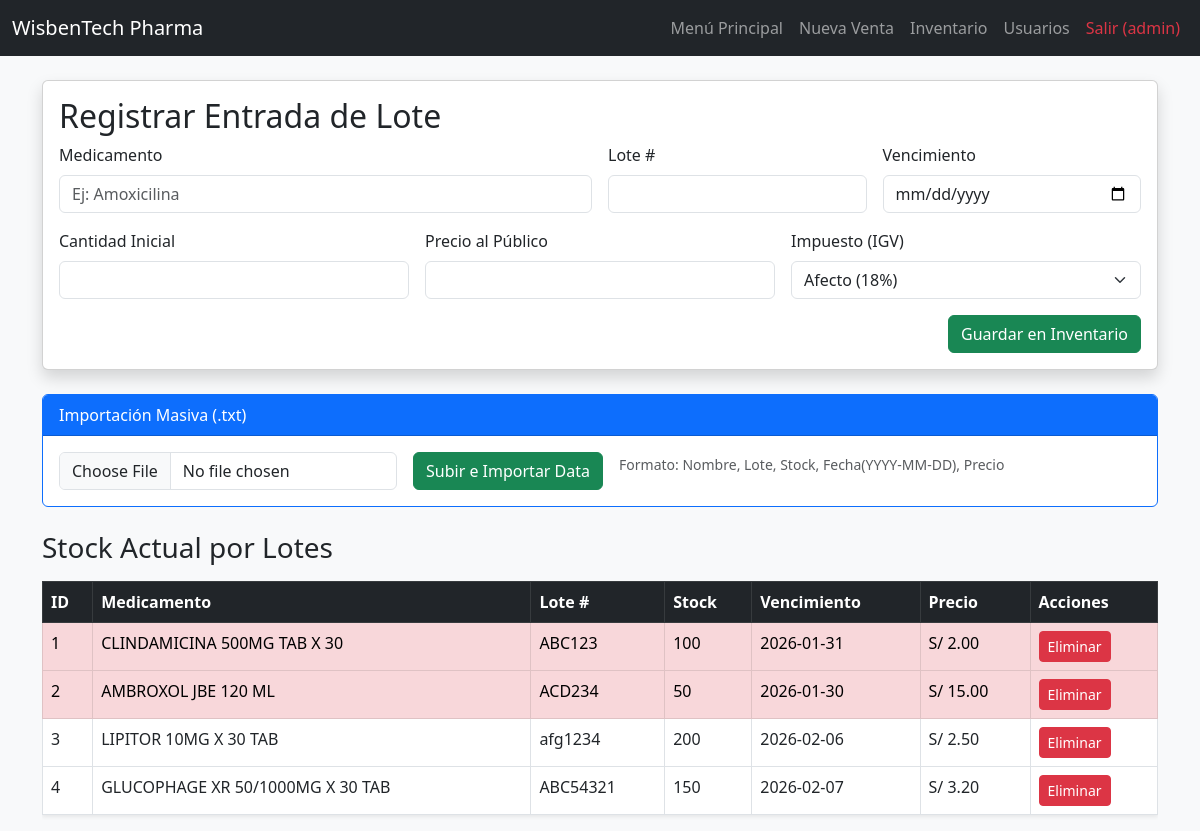
The page /gestion_inventario (signed in) on the database as committed earlier.
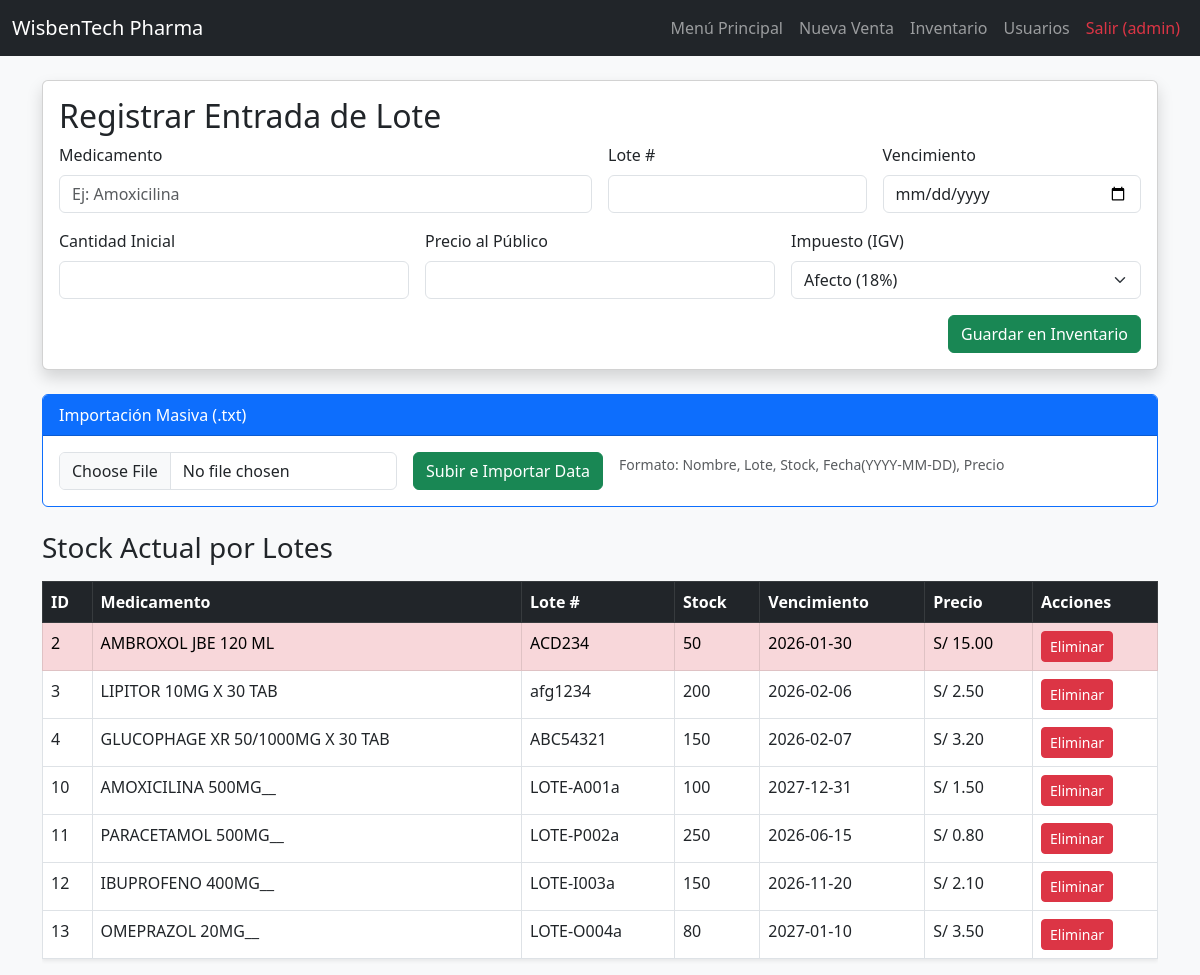
The same page on the database as committed later.
### tables this page shows
CREATE TABLE lotes (
            id INTEGER PRIMARY KEY AUTOINCREMENT,
            producto_id INTEGER,
            codigo_lote TEXT NOT NULL,
            stock INTEGER NOT NULL,
            fecha_vence DATE NOT NULL,
            precio REAL,
            FOREIGN KEY (producto_id) REFERENCES productos (id)
        );

CREATE TABLE productos (
            id INTEGER PRIMARY KEY AUTOINCREMENT,
            nombre TEXT NOT NULL UNIQUE
        , afecto_igv INTEGER DEFAULT 1);

### app.py (the view)
@app.route('/gestion_inventario')
@login_requerido
def gestion_inventario():
    if session.get('rol') != 'admin':
        return "Acceso denegado"
    conexion = conectar_db()
    cursor = conexion.cursor()
    query = '''
        SELECT l.id, p.nombre, l.codigo_lote, l.stock, l.fecha_vence, l.precio
        FROM lotes l
        JOIN productos p ON l.producto_id = p.id
    '''
    cursor.execute(query)
    lista_lotes = cursor.fetchall()
    conexion.close()
    hoy = date.today().strftime('%Y-%m-%d')
    return render_template('inventario_tabla.html', medicamentos=lista_lotes, fecha_actual=hoy)

### app.py (called while the page is built)
def conectar_db():
    conexion = sqlite3.connect('farmacia.db')
    return conexion

def login_requerido(f):
    @wraps(f)
    def decorated_function(*args, **kwargs):
        if 'usuario_id' not in session:
            return redirect('/login')
        return f(*args, **kwargs)
    return decorated_function

### templates/inventario_tabla.html (shortened to what this page needs)
{% extends "base.html" %}
    {% block content %}
        <section class="card shadow mb-4">
            <div class="card-body">
                <h2 class="card-title">Registrar Entrada de Lote</h2>
                <form action="/agregar" method="POST" class="row g-3">
                    <div class="col-md-6">
                        <label class="form-label">Medicamento</label>
                        <input type="text" name="nombre" class="form-control" placeholder="Ej: Amoxicilina" required>
                    </div>
                    <div class="col-md-3">
                        <label class="form-label">Lote #</label>
                        <input type="text" name="lote" class="form-control" required>
                    </div>
                    <div class="col-md-3">
                        <label class="form-label">Vencimiento</label>
                        <input type="date" name="vencimiento" class="form-control" required>
                    </div>
                    <div class="col-md-4">
                        <label class="form-label">Cantidad Inicial</label>
                        <input type="number" name="cantidad" class="form-control" required>
                    </div>
                    <div class="col-md-4">
                        <label class="form-label">Precio al Público</label>
                        <input type="number" step="0.01" name="precio" class="form-control" required>
                    </div>
                    <div class="col-md-4">
                        <label class="form-label">Impuesto (IGV)</label>
                        <select name="afecto_igv" class="form-select">
                            <option value="1" selected>Afecto (18%)</option>
                        </select>
                    </div>
                    <div class="col-12 text-end">
                        <button type="submit" class="btn btn-success">Guardar en Inventario</button>
                    </div>
                </form>
            </div>
        </section>
        <section>
            <div class="card mb-4 border-primary">
                <div class="card-header bg-primary text-white">Importación Masiva (.txt)</div>
                <div class="card-body">
                    <form action="/importar_stock" method="POST" enctype="multipart/form-data" class="row g-3">
                        <div class="col-auto">
                            <input type="file" name="archivo_txt" class="form-control" accept=".txt" required>
                        </div>
                        <div class="col-auto">
                            <button type="submit" class="btn btn-success">Subir e Importar Data</button>
                        </div>
                        <div class="col-auto">
                            <small class="text-muted">Formato: Nombre, Lote, Stock, Fecha(YYYY-MM-DD), Precio</small>
                        </div>
                    </form>
                </div>
            </div>
        </section>
        <section>
            <h3 class="mb-3">Stock Actual por Lotes</h3>
            <div class="table-responsive">
                <table class="table table-hover table-bordered bg-white shadow-sm">
                    <thead class="table-dark">
                        <tr>
                            <th>ID</th>
                            <th>Medicamento</th>
                            <th>Lote #</th>
                            <th>Stock</th>
                            <th>Vencimiento</th>
                            <th>Precio</th>
                            <th>Acciones</th>
                        </tr>
                    </thead>
                    <tbody>
                        {% for med in medicamentos %}
                        <tr class="{% if fecha_actual and med[4] < fecha_actual %}table-danger{% endif %}">
                            <td>{{ med[0] }}</td>
                            <td>{{ med[1] }}</td>
                            <td>{{ med[2] }}</td>
                            <td>{{ med[3] }}</td>
                            <td>{{ med[4] }}</td>
                            <td>S/ {{ "%.2f"|format(med[5]) }}</td>
                            <td>
                                <a href="/eliminar/{{ med[0] }}" class="btn btn-danger btn-sm">Eliminar</a>
                            </td>
                        </tr>
                        {% endfor %}
                    </tbody>
                </table>
            </div>
        </section>
        {% endblock %}

### templates/base.html (shortened to what this page needs)
<!DOCTYPE html>
<html lang="es">
<head>
    <link href="https://cdn.jsdelivr.net/npm/bootstrap@5.3.0/dist/css/bootstrap.min.css" rel="stylesheet">
    <link rel="stylesheet" href="https://cdn.jsdelivr.net/npm/bootstrap-icons@1.11.1/font/bootstrap-icons.css">
    <link href="https://cdn.jsdelivr.net/npm/tom-select@2.2.2/dist/css/tom-select.css" rel="stylesheet">
</head>
<body class="bg-light">
    <nav class="navbar navbar-expand-lg navbar-dark bg-dark mb-4">
        <div class="container-fluid">
            <a class="navbar-brand" href="/">WisbenTech Pharma</a>
            <div class="navbar-nav">
                <a class="nav-link" href="/">Menú Principal</a>
                <a class="nav-link" href="/ventas">Nueva Venta</a>
                {% if session['rol'] == 'admin' %}
                    <a class="nav-link" href="/gestion_inventario">Inventario</a>
                    <a class="nav-link" href="/crear_usuario">Usuarios</a>
                {% endif %}
                <a class="nav-link text-danger" href="/logout">Salir ({{ session['username'] }})</a>
            </div>
        </div>
    </nav>
    <main class="container">
        {% block content %}{% endblock %}
    </main>
</body>
</html>

Rows that differ between the two databases and show on the page:
removed lotes: id "1", nombre "CLINDAMICINA 500MG TAB X 30", codigo_lote "ABC123", stock "100", fecha_vence "2026-01-31", precio "2.00"
added lotes: id "10", nombre "AMOXICILINA 500MG__", codigo_lote "LOTE-A001a", stock "100", fecha_vence "2027-12-31", precio "1.50"
added lotes: id "11", nombre "PARACETAMOL 500MG__", codigo_lote "LOTE-P002a", stock "250", fecha_vence "2026-06-15", precio "0.80"
added lotes: id "12", nombre "IBUPROFENO 400MG__", codigo_lote "LOTE-I003a", stock "150", fecha_vence "2026-11-20", precio "2.10"
added lotes: id "13", nombre "OMEPRAZOL 20MG__", codigo_lote "LOTE-O004a", stock "80", fecha_vence "2027-01-10", precio "3.50"
